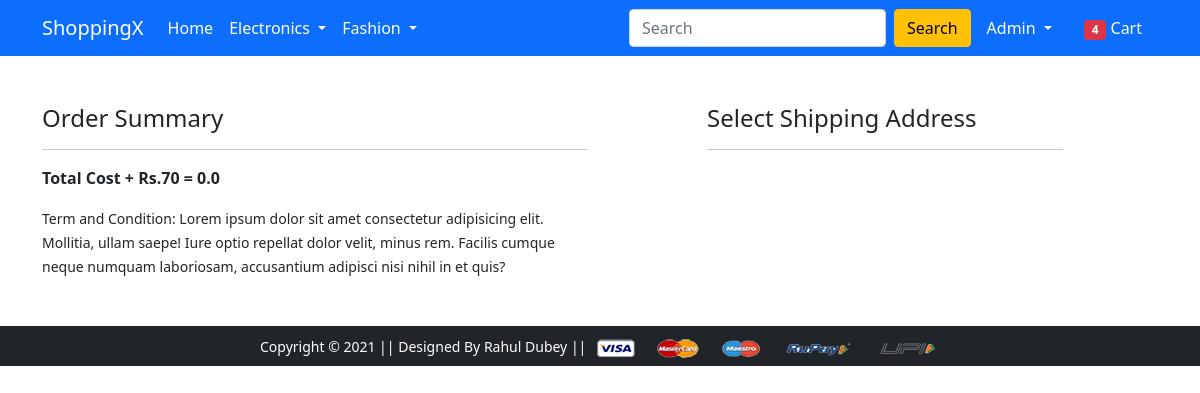
/checkout/ (signed in), run on an earlier commit of the app's database.
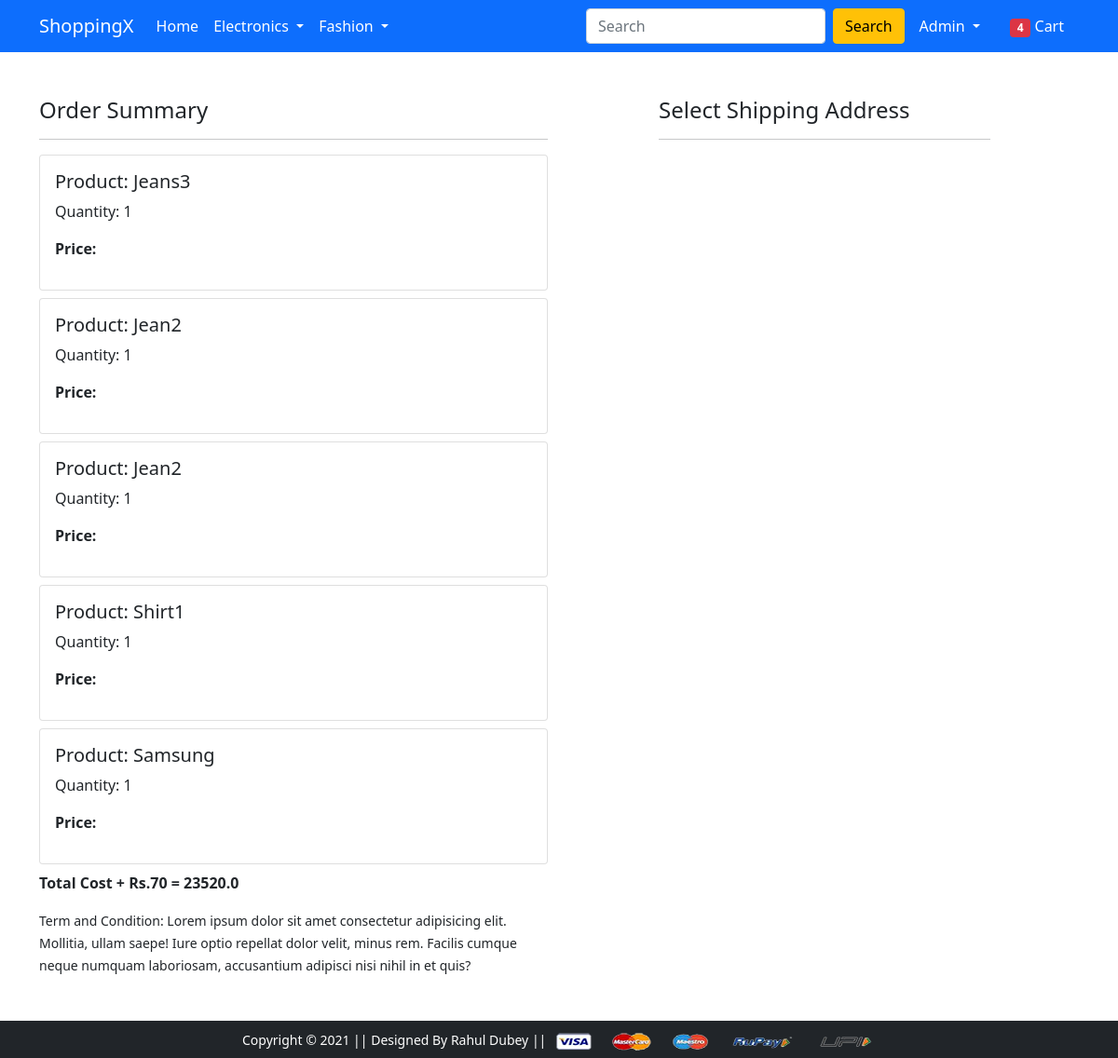
And on a later commit of the database.
### app/models.py (models this page shows, shortened)
class Cart(models.Model):
    user = models.ForeignKey(User,on_delete=models.CASCADE)
    product = models.ForeignKey(Product, on_delete=models.CASCADE)
    quantity = models.PositiveIntegerField(default=1)

class Product(models.Model):
    title = models.CharField(max_length=100)
    selling_price = models.FloatField()
    discounted_price = models.FloatField()
    description = models.TextField()
    brand = models.CharField(max_length=100)
    category = models.CharField(choices=CATEGORY_CHOICES,max_length=2)
    product_Image = models.ImageField(upload_to='productimg')

### app/views.py (the view)
# urls.py: path('checkout/', views.checkout, name='checkout'),
@login_required
def checkout(request):
 user = request.user
 add  = Customer.objects.filter(user=user)
 cart_items = Cart.objects.filter(user=user)
 amount = 0.0
 shipping_amount = 70.0
 totalamount = 0.0
 cart_product = [p for p in  Cart.objects.all() if p.user == request.user]
 if cart_product:
    for p in cart_product:
            tempamount = (p.quantity * p.product.discounted_price)
            amount += tempamount
    totalamount = amount + shipping_amount
 return render(request, 'app/checkout.html',{'add':add,'totalamount':totalamount,'cart_items':cart_items})

### app/templates/app/checkout.html (shortened to what this page needs)
{% extends 'app/base.html' %}
{% load static %}
{% block main-content %}
<div class="container">
 <div class="row mt-5">
  <div class="col-sm-6">
    <h4>Order Summary</h4>
    <hr>
      {% for item in cart_items %}
      <div class="card mb-2">
        <div class="card-body">
          <h5>Product: {{item.product.title}}</h5>
          <p>Quantity: {{item.quantity}}</p>
          <p class="fw-bold">Price: {{item.total_cost}}</p>
        </div>
      </div>
      {% endfor %}
      <p class="fw-bold">Total Cost + Rs.70 = {{totalamount}}</p>
    <small>Term and Condition: Lorem ipsum dolor sit amet consectetur adipisicing elit. Mollitia, ullam saepe! Iure optio repellat dolor velit, minus rem. Facilis cumque neque numquam laboriosam, accusantium adipisci nisi nihil in et quis?</small>
  </div>
  <div class="col-sm-4 offset-sm-1">
    <h4>Select Shipping Address</h4>
    <hr>
    </div>
  </div>
</div>
{% endblock main-content %}

What changed in the data, as far as the page shows it:
added Cart: product "Jeans3", quantity "1"
added Cart: product "Jean2", quantity "1"
added Cart: product "Jean2", quantity "1"
added Cart: product "Shirt1", quantity "1"
added Cart: product "Samsung", quantity "1"
Also different on the page:
{{ totalamount }}: "0.0" → "23520.0"
